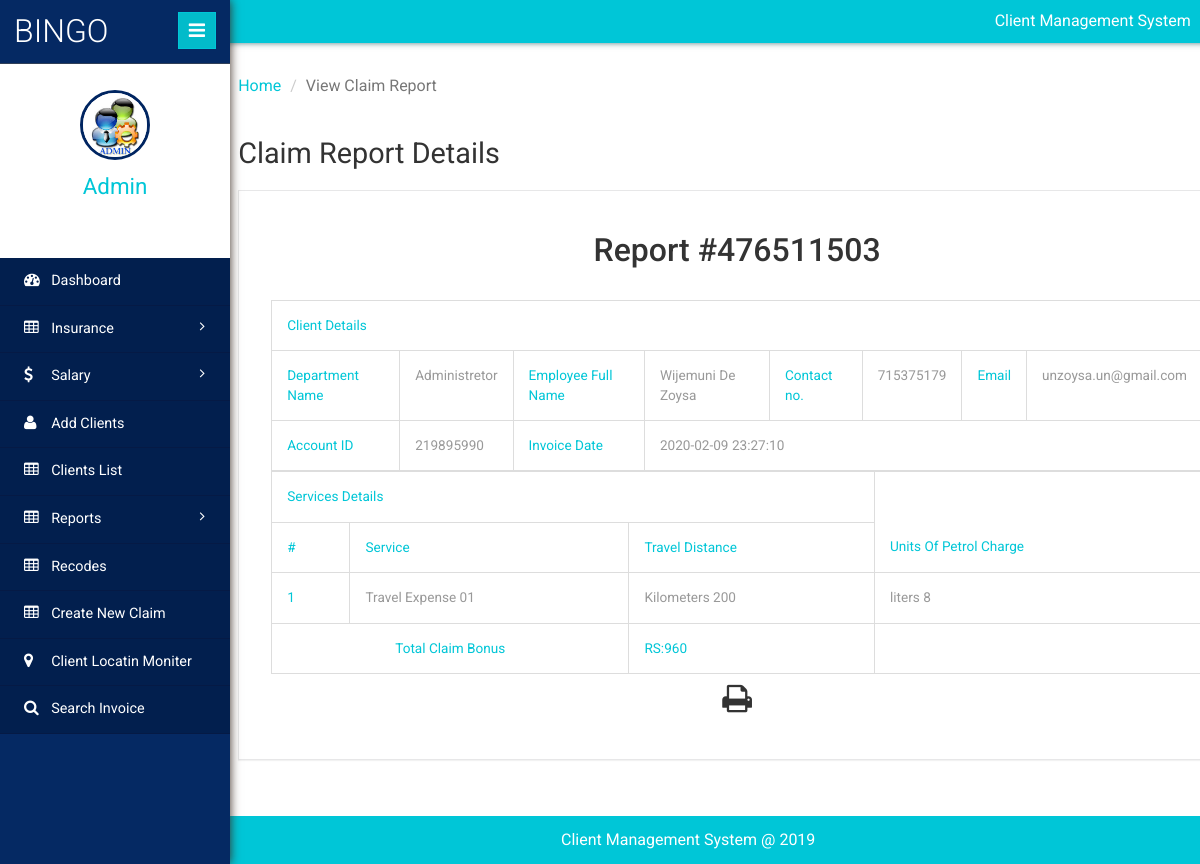
The app's page /admin/view-claim-invoice.php?invoiceid=476511503 (signed in) with its own data.
### tables this page shows
CREATE TABLE IF NOT EXISTS `tblclaim` (
  `ID` int NOT NULL AUTO_INCREMENT,
  `ClaimName` varchar(150) DEFAULT NULL,
  `DistanceTravel` varchar(150) DEFAULT NULL,
  `UnitsofPetrol` varchar(150) DEFAULT NULL,
  `CreationDate` timestamp NOT NULL DEFAULT CURRENT_TIMESTAMP,
  PRIMARY KEY (`ID`)
);

### admin/view-claim-invoice.php (the view, shortened to what this page needs)
<?php
include('includes/dbconnection.php');
if (strlen($_SESSION['clientmsaid']==0)) {
  header('location:logout.php');
  } else{
  	?>
<!DOCTYPE HTML>
<html>
<head>
	<link href="css/bootstrap.min.css" rel='stylesheet' type='text/css' />
	<link href="css/style.css" rel='stylesheet' type='text/css' />
	<link href="css/font-awesome.css" rel="stylesheet">
	<link rel="stylesheet" href="css/icon-font.min.css" type='text/css' />
</head>
<body>
	<div class="page-container">
		<div class="left-content">
			<div class="inner-content">
				<?php include_once('includes/header.php');?>
				<div class="outter-wp">
					<div class="sub-heard-part">
						<ol class="breadcrumb m-b-0">
							<li><a href="dashboard.php">Home</a></li>
							<li class="active">View Claim Report</li>
						</ol>
					</div>
		<div class="graph-visual tables-main" id="exampl">
						<h3 class="inner-tittle two">Claim Report Details </h3>
<?php
$invid=intval($_GET['invoiceid']);
$sql="select distinct tblclient.FullName,tblclient.Department,tblclient.ContactNumber,tblclient.Email,tblclient.AccountID,tblclaiminvoice.ClaimId,tblclaiminvoice.PostingDate from  tblclient
	join tblclaiminvoice on tblclient.ID=tblclaiminvoice.Userid  where tblclaiminvoice.ClaimId=:invid";
$query = $dbh -> prepare($sql);
$query->bindParam(':invid',$invid,PDO::PARAM_STR);
$query->execute();
$results=$query->fetchAll(PDO::FETCH_OBJ);
$cnt=1;
if($query->rowCount() > 0)
{
foreach($results as $row)
{               ?>
						<div class="graph">
							<div class="tables">
								<h4>Report #<?php echo $invid;?></h4>
													<table class="table table-bordered" width="100%" border="1">
<tr>
<th colspan="8">Client Details</th>
</tr>
							 <tr>
								<th>Department Name</th>
								<td><?php  echo htmlentities($row->Department);?></td>
								<th>Employee Full Name</th>
								<td><?php  echo htmlentities($row->FullName);?></td>
								<th>Contact no.</th>
								<td><?php  echo htmlentities($row->ContactNumber);?></td>
								<th>Email </th>
								<td><?php  echo htmlentities($row->Email);?></td>
							</tr>
							 <tr>
								<th>Account ID</th>
								<td><?php echo htmlentities($row->AccountID);?></td>
								<th>Invoice Date</th>
								<td colspan="6"><?php echo  htmlentities($row->PostingDate);?></td>
							</tr>
<?php $cnt=$cnt+1;}} ?>
</table>
<table class="table table-bordered" width="100%" border="1">
<tr>
<th colspan="3">Services Details</th>
</tr>
<tr>
<th>#</th>
<th>Service</th>
<th>Travel Distance</th>
<th>Units Of Petrol Charge</th>
</tr>
<?php
$ret="select tblclaim.ClaimName,tblclaim.DistanceTravel,tblclaim.UnitsofPetrol
	from  tblclaiminvoice
	join tblclaim on tblclaim.ID=tblclaiminvoice.ServiceId
	where tblclaiminvoice.ClaimId=:invid";
$query1 = $dbh -> prepare($ret);
$query1->bindParam(':invid',$invid,PDO::PARAM_STR);
$query1->execute();
$results=$query1->fetchAll(PDO::FETCH_OBJ);
$cnt=1;
if($query1->rowCount() > 0)
{
foreach($results as $row1)
{               ?>
<tr>
<th><?php echo $cnt;?></th>
<td><?php echo $row1->ClaimName?></td>
<td><?php echo "Kilometers ".$subtotal1=$row1->DistanceTravel?></td>
<td><?php echo "liters ".$subtotal2=$row1->UnitsofPetrol?></td>
</tr>
<?php $cnt=$cnt+1;}
$gtotal=$subtotal1/25*$subtotal2*15;
} ?>
<tr>
<th colspan="2" style="text-align:center">Total Claim Bonus</th>
<th><?php echo "RS:".$gtotal?></th>
</tr>
</table>
<p style="margin-top:1%"  align="center">
  <i class="fa fa-print fa-2x" style="cursor: pointer;"  OnClick="CallPrint(this.value)" ></i>
</p>
							</div>
						</div>
					</div>
				</div>
				<?php include_once('includes/footer.php');?>
			</div>
		</div>
		<?php include_once('includes/sidebar.php');?>
	</div>
</body>
</html>
<?php }  ?>

### admin/includes/sidebar.php (shortened to what this page needs)
 <div class="sidebar-menu">
    <header class="logo">
        <a href="#" class="sidebar-icon"> <span class="fa fa-bars"></span> </a> <a href="dashboard.php"> <span id="logo"> <h1>BINGO</h1></span>
        </a>
    </header>
    <div class="down">
        <?php
$aid=$_SESSION['clientmsaid'];
$sql="SELECT AdminName from  tbladmin where ID=:aid";
$query = $dbh -> prepare($sql);
$query->bindParam(':aid',$aid,PDO::PARAM_STR);
$query->execute();
$results=$query->fetchAll(PDO::FETCH_OBJ);
$cnt=1;
if($query->rowCount() > 0)
{
foreach($results as $row)
{               ?>
        <a href="dashboard.php"><img src="images/images.jpg" height="70" width="70"></a>
        <a href="dashboard.php"><span class=" name-caret"><?php  echo $row->AdminName;?></span></a>
        <?php $cnt=$cnt+1;}} ?>
        <ul>
            <li><a class="tooltips" href="admin-profile.php"><span>Profile</span><i class="lnr lnr-user"></i></a></li>
            <li><a class="tooltips" href="change-password.php"><span>Settings</span><i class="lnr lnr-cog"></i></a></li>
            <li><a class="tooltips" href="logout.php"><span>Log out</span><i class="lnr lnr-power-switch"></i></a></li>
        </ul>
    </div>
    <div class="menu">
        <ul id="menu" >
            <li><a href="dashboard.php"><i class="fa fa-tachometer"></i> <span>Dashboard</span></a></li>
            <li id="menu-academico" ><a href="#"><i class="fa fa-table"></i> <span>Insurance</span> <span class="fa fa-angle-right" style="float: right"></span></a>
            </li>
            <li id="menu-academico" ><a href="#"><i class="fa fa-usd"></i> <span>Salary</span> <span class="fa fa-angle-right" style="float: right"></span></a>
            </li>
            <li><a href="add-client.php"><i class="fa fa-user"></i> <span>Add Clients</span></a></li>
            <li><a href="manage-client.php"><i class="fa fa-table"></i> <span>Clients List</span></a></li>
            <li id="menu-academico" ><a href="#"><i class="fa fa-table"></i> <span> Reports</span> <span class="fa fa-angle-right" style="float: right"></span></a>
            </li>
            <li><a href="services-details.php"><i class="fa fa-table"></i> <span>Recodes</span></a></li>
            <li><a href="add-claim.php"><i class="fa fa-table"></i> <span>Create New Claim</span></a></li>
            <li><a href="client-location.php"><i class="fa fa-map-marker"></i> <span>Client Locatin Moniter</span></a></li>
            <li><a href="search-invoices.php"><i class="fa fa-search"></i> <span>Search Invoice</span></a></li>
        </ul>
    </div>
</div>

### records on screen
tblclaim: ClaimName "Travel Expense 01", DistanceTravel "200", UnitsofPetrol "8", gtotal "960"

### other values on screen
$row->Department "Administretor"
$row->FullName "Wijemuni De Zoysa"
$row->ContactNumber "715375179"
$row->Email "unzoysa.un@gmail.com"
$row->AccountID "219895990"
$row->PostingDate "2020-02-09 23:27:10"
$row->AdminName "Admin"
